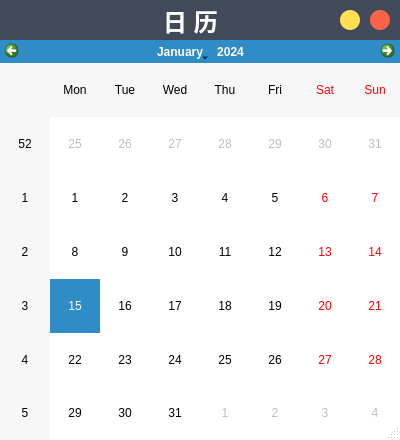
<?xml version="1.0" encoding="UTF-8"?>
<ui version="4.0">
 <class>calenderDialog</class>
 <widget class="QDialog" name="calenderDialog">
  <property name="geometry">
   <rect>
    <x>0</x>
    <y>0</y>
    <width>400</width>
    <height>440</height>
   </rect>
  </property>
  <property name="sizePolicy">
   <sizepolicy hsizetype="Preferred" vsizetype="Preferred">
    <horstretch>0</horstretch>
    <verstretch>0</verstretch>
   </sizepolicy>
  </property>
  <property name="minimumSize">
   <size>
    <width>400</width>
    <height>440</height>
   </size>
  </property>
  <property name="maximumSize">
   <size>
    <width>400</width>
    <height>440</height>
   </size>
  </property>
  <property name="contextMenuPolicy">
   <enum>Qt::NoContextMenu</enum>
  </property>
  <property name="windowTitle">
   <string>Calender</string>
  </property>
  <property name="styleSheet">
   <string notr="true">#calenderDialog{background-color:white;}

#calenderclose{border-radius:15px;border:none;background-color: rgb(0,120,215);}

#calenderclose:hover{background-color: #ccc;}</string>
  </property>
  <property name="sizeGripEnabled">
   <bool>true</bool>
  </property>
  <widget class="QCalendarWidget" name="calendarWidget">
   <property name="geometry">
    <rect>
     <x>0</x>
     <y>40</y>
     <width>400</width>
     <height>400</height>
    </rect>
   </property>
  </widget>
  <widget class="QWidget" name="widget" native="true">
   <property name="geometry">
    <rect>
     <x>0</x>
     <y>0</y>
     <width>401</width>
     <height>40</height>
    </rect>
   </property>
   <property name="styleSheet">
    <string notr="true">background-color: rgb(66, 74, 89);</string>
   </property>
   <widget class="QPushButton" name="calenderMin">
    <property name="geometry">
     <rect>
      <x>340</x>
      <y>10</y>
      <width>20</width>
      <height>20</height>
     </rect>
    </property>
    <property name="toolTip">
     <string/>
    </property>
    <property name="styleSheet">
     <string notr="true">#calenderMin{
background-color:rgb(255,224,81);
	border-radius:10px;}
#calenderMin:hover{
border-image: url(:/souce/souce/最小化.png);
}
</string>
    </property>
    <property name="text">
     <string/>
    </property>
   </widget>
   <widget class="QPushButton" name="calenderClose">
    <property name="geometry">
     <rect>
      <x>370</x>
      <y>10</y>
      <width>20</width>
      <height>20</height>
     </rect>
    </property>
    <property name="styleSheet">
     <string notr="true">#calenderClose{
	background-color:tomato;
	border-radius:10px;}
#calenderClose:hover{border-image: url(:/souce/souce/关闭1.png);}
</string>
    </property>
    <property name="text">
     <string/>
    </property>
   </widget>
   <widget class="QLabel" name="label">
    <property name="geometry">
     <rect>
      <x>140</x>
      <y>0</y>
      <width>101</width>
      <height>41</height>
     </rect>
    </property>
    <property name="styleSheet">
     <string notr="true">color:white;</string>
    </property>
    <property name="text">
     <string>&lt;html&gt;&lt;head/&gt;&lt;body&gt;&lt;p align=&quot;center&quot;&gt;&lt;span style=&quot; font-size:18pt; font-weight:600;&quot;&gt;日    历&lt;/span&gt;&lt;/p&gt;&lt;/body&gt;&lt;/html&gt;</string>
    </property>
   </widget>
  </widget>
 </widget>
 <resources>
  <include location="souce.qrc"/>
 </resources>
 <connections/>
</ui>
